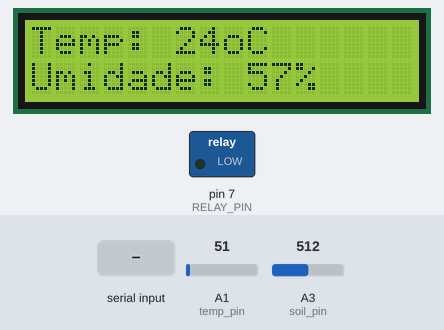
This sketch was run on a simulated Arduino Uno, built with avr-gcc and run on an emulated ATmega328P. On the bench: 16×2 character LCD, switched loads named in the sketch (green lamp = pin HIGH). The inputs (shaded band) are chosen by the test bench; at power-on: A1 (temp_pin) = 51, A3 (soil_pin) = 512. What the sketch prints to the serial monitor is not drawn.

Above: at 1.4 s.
1.5 s: "b" received over Serial
At 2.4 s:
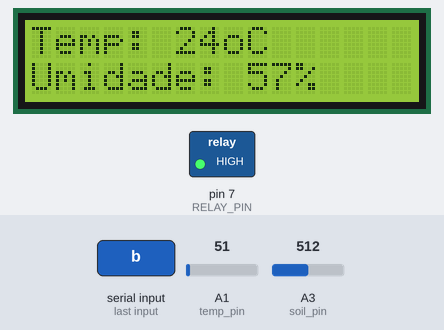
3.0 s: A1 (temp_pin) set to 61
At 6.6 s:
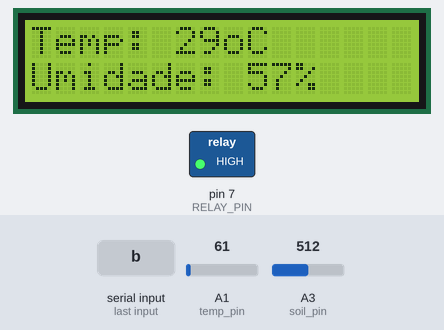
6.9 s: A3 (soil_pin) set to 716
At 11.0 s:
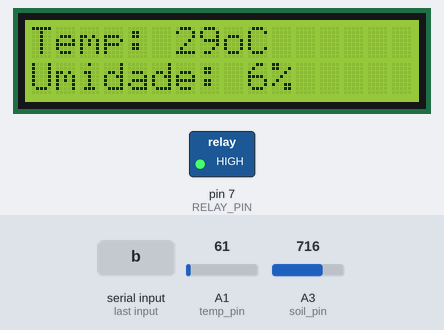
12.1 s: A1 (temp_pin) set to 71
At 17.4 s:
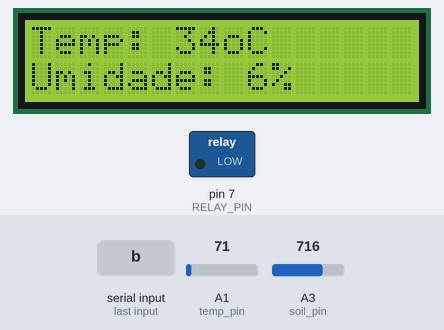
18.0 s: A3 (soil_pin) set to 900
At 21.8 s:
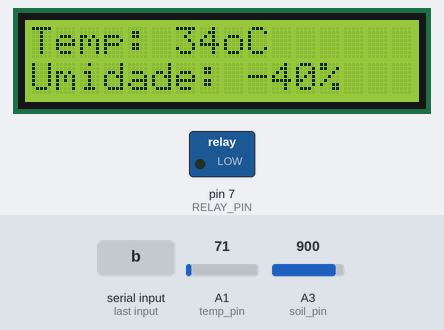
22.5 s: A1 (temp_pin) set to 86
At 27.2 s:
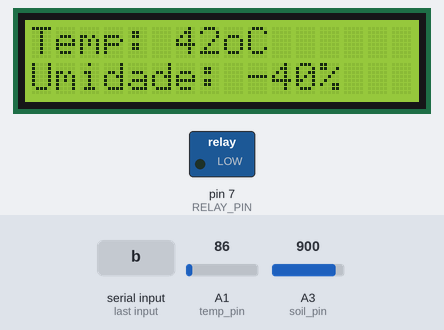
Timing chart, 0 to 28.7 s (numbered marks = the images above; inputs shaded):
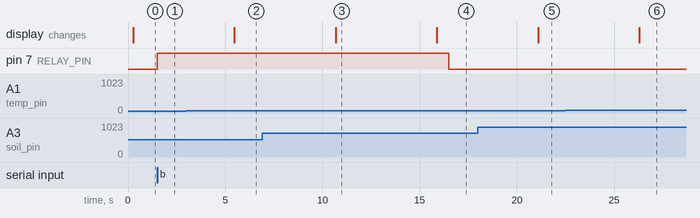

Measured:
- after the input at 1.5 s, pin 7 (RELAY_PIN): LOW → HIGH at once
- after the input at 3.0 s, the display: changes after 2.5 s (image 2)
- after the input at 6.9 s, the display: changes after 3.8 s (image 3)
- after the input at 12.1 s, the display: changes after 3.8 s (image 4)
- after the input at 18.0 s, the display: changes after 3.1 s (image 5)
- after the input at 22.5 s, the display: changes after 3.8 s (image 6)

The sketch:

Sensors_Reader_and_Relay_Controller.ino
```cpp
#define RELAY_PIN 7
#define temp_pin 1
#define soil_pin 3

#include <LiquidCrystal.h>
LiquidCrystal lcd(12, 11, 5, 4, 3, 2);

const int AirValue = 740;
const int WaterValue = 340;
const int minimum_moisture = 70;

int temperature;
int moisture;
bool watering;
int serial_data;

unsigned long prev_lcd_time;
unsigned long prev_water_time;

void turn_relay_on() {
  digitalWrite(RELAY_PIN, HIGH);}

void turn_relay_off() {
  digitalWrite(RELAY_PIN, LOW);}

int get_temp() {
  analogRead(temp_pin);
  delay(100);
  return (float(analogRead(temp_pin))*5/(1023))/0.01; }

int get_moisture() {
  analogRead(soil_pin);
  delay(100);
  return map(analogRead(soil_pin), WaterValue, AirValue, 100, 0); }

void lcd_write_data(int temperature, int moisture) {
  lcd.clear();
  lcd.setCursor(0, 0);
  lcd.print("Temp: " + (String)temperature + "oC");
  lcd.setCursor(0, 1);
  lcd.print("Umidade: " + (String)moisture + "%");
}

void send_data(){
   Serial.print((String)temperature + " ");
   Serial.print((String)moisture + " ");
   Serial.println((String)watering);
}

void water_plant(){
   if (moisture < minimum_moisture) {
      turn_relay_on();
      prev_water_time = millis();
      watering = true;
   }
}

void get_sensor_data_and_print(){
  temperature = get_temp();
  moisture = get_moisture();
  lcd_write_data(temperature,moisture);
  prev_lcd_time = millis();
}

void setup() {
  pinMode(RELAY_PIN, OUTPUT);
  Serial.begin(9600);
  lcd.begin(16, 2);
  get_sensor_data_and_print();
}

void loop() {
  //Display LCD each 5 seconds
  if ( (millis() - prev_lcd_time) >= 5000 ){
    get_sensor_data_and_print();
  }

  //Turn off water after 15 seconds
  if(watering == true){
    if( millis() - prev_water_time >= 15000)
      turn_relay_off();
  }

  if (Serial.available() > 0){
     serial_data = Serial.read();
     if ( serial_data == 'a'){
       send_data();
     }
     if (serial_data == 'b'){
       water_plant();
       send_data();
     }
  }

}
```
